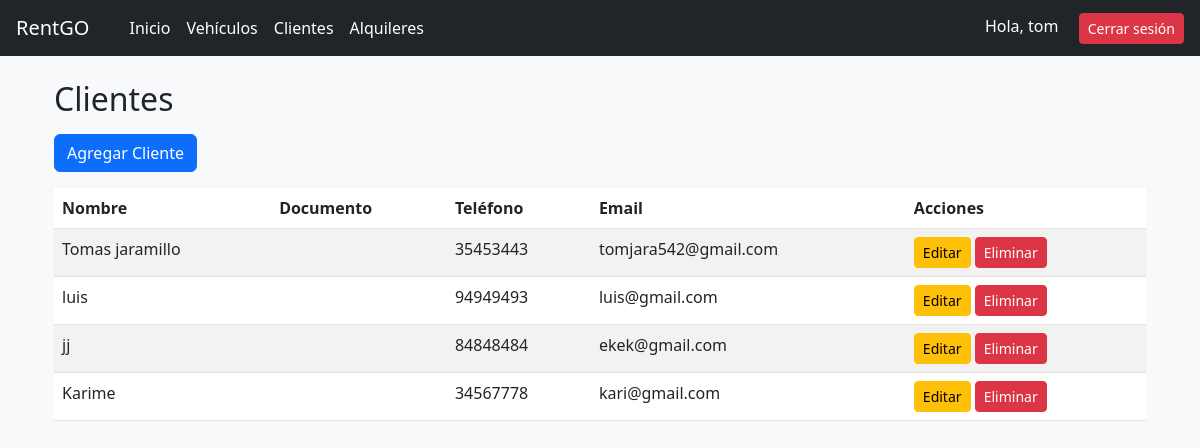
/clients/ (signed in), run on the app's committed database.
### core/models.py (models this page shows, shortened)
class Client(models.Model):
    nombre = models.CharField(max_length=100)
    email = models.EmailField(unique=True)     # No se puede repetir
    telefono = models.CharField(max_length=20)

### core/views.py (the view)
# urls.py: path("clients/", ClientListView.as_view(), name="client-list"),
class ClientListView(LoginRequiredMixin, ListView):
    model = Client
    template_name = 'core/client_list.html'
    context_object_name = 'clientes'

### core/templates/core/client_list.html
{% extends 'core/base.html' %}
{% block content %}
<div class="container mt-4">
    <h2 class="mb-3">Clientes</h2>
    <a href="{% url 'client-add' %}" class="btn btn-primary mb-3">Agregar Cliente</a>
    <table class="table table-striped">
        <thead>
            <tr>
                <th>Nombre</th>
                <th>Documento</th>
                <th>Teléfono</th>
                <th>Email</th>
                <th>Acciones</th>
            </tr>
        </thead>
        <tbody>
            {% for client in object_list %}
            <tr>
                <td>{{ client.nombre }}</td>
                <td>{{ client.documento }}</td>
                <td>{{ client.telefono }}</td>
                <td>{{ client.email }}</td>
                <td>
                    <a href="{% url 'client-edit' client.pk %}" class="btn btn-sm btn-warning">Editar</a>
                    <a href="{% url 'client-delete' client.pk %}" class="btn btn-sm btn-danger">Eliminar</a>
                </td>
            </tr>
            {% empty %}
            <tr>
                <td colspan="5" class="text-center">No hay clientes registrados.</td>
            </tr>
            {% endfor %}
        </tbody>
    </table>
</div>
{% endblock %}

### core/templates/core/base.html (shortened to what this page needs)
<!DOCTYPE html>
<html lang="es">
<head>
    <link rel="stylesheet" href="https://cdn.jsdelivr.net/npm/bootstrap@5.3.0/dist/css/bootstrap.min.css">
</head>
<body class="bg-light">
<nav class="navbar navbar-dark bg-dark px-3 d-flex justify-content-between">
    <div class="d-flex align-items-center">
        <a class="navbar-brand text-white" href="/dashboard/">RentGO</a>
        <ul class="navbar-nav flex-row gap-3 ms-4">
            <li class="nav-item"><a class="nav-link text-white" href="/dashboard/">Inicio</a></li>
            <li class="nav-item"><a class="nav-link text-white" href="/vehicles/">Vehículos</a></li>
            <li class="nav-item"><a class="nav-link text-white" href="/clients/">Clientes</a></li>
            <li class="nav-item"><a class="nav-link text-white" href="/rentals/">Alquileres</a></li>
        </ul>
    </div>
    <div>
        {% if user.is_authenticated %}
            <span class="text-white me-3">Hola, {{ user.username }}</span>
            <a href="{% url 'logout' %}" class="btn btn-danger btn-sm">Cerrar sesión</a>
        {% endif %}
    </div>
</nav>
<div class="container mt-4">
    {% block content %}{% endblock %}
</div>
</body>
</html>

### data on the page
Client: nombre "Tomas jaramillo", telefono "35453443", email "tomjara542@gmail.com"
Client: nombre "luis", telefono "94949493", email "luis@gmail.com"
Client: nombre "jj", telefono "84848484", email "ekek@gmail.com"
Client: nombre "Karime", telefono "34567778", email "kari@gmail.com"

### other printed values
{{ user.username }} "tom"
